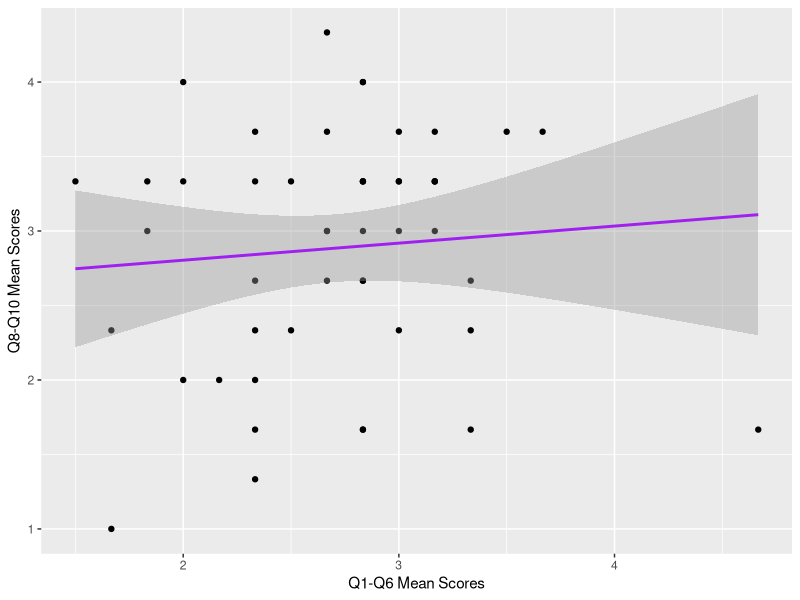

The R source for this figure: (Note: this script raises an error after producing the figure.)
## ---- chunk 1
setwd(dirname(rstudioapi::getActiveDocumentContext()$path))
library(tidyverse)

## ---- chunk 2
week8_tbl <- read_csv(file = "../data/week3.csv") %>% 
  mutate(q5 = recode(q5, "1" = "5", "2" = "4", "3" = "3", "4" = "2", "5" = "1")) %>% 
  mutate(q5 = as.numeric(q5)) %>%
  rowwise() %>% 
  mutate(meanq1q6 = mean(c(q1, q2, q3, q4, q5, q6))) %>% 
  mutate(meanq8q10 = mean(c(q8, q9, q10)))
  
## ---- chunk 3
week8_tbl %>% 
  select(q1:q6)

ggplot(week8_tbl, aes(x = meanq1q6, y = meanq8q10)) +
  geom_point() +
  geom_smooth(method = "lm", color = "purple") +
  labs(x = "Q1-Q6 Mean Scores", y = "Q8-Q10 Mean Scores")
## ---- chunk 4
cor.test(week8_tbl$meanq1q6, week8_tbl$meanq8q10)
## ---- chunk 5
week8_tbl %>% 
  mutate(gender = recode_factor(gender, M = "Male", F = "Female")) %>%
  select(-timeStart, -condition, -q7) %>% 
  saveRDS(file = "../shiny_week8/shinydata.rds")
